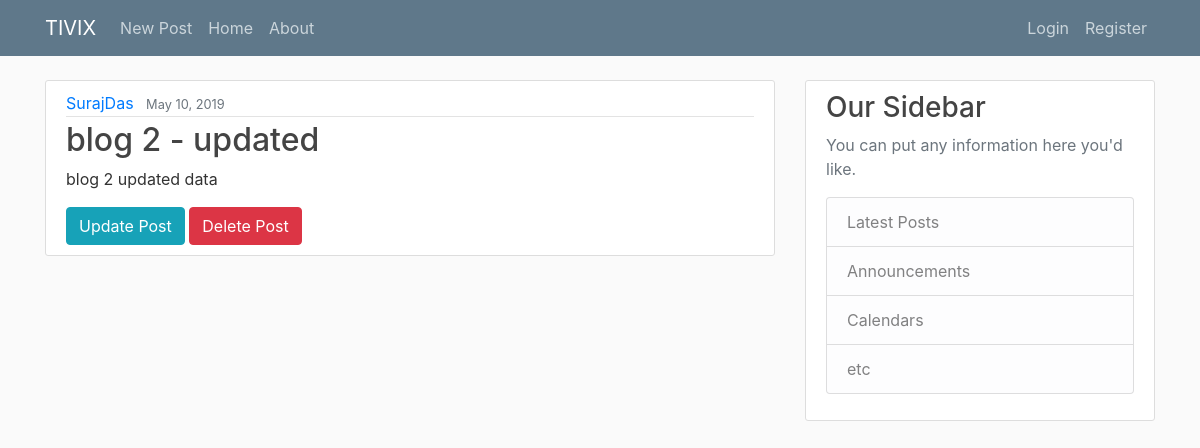
The app's page /post/14/ with its own data.
### blog/models.py (models this page shows, shortened)
class Post(models.Model):
    title = models.CharField(max_length=100)
    content = models.TextField()
    date_posted = models.DateTimeField(default=timezone.now)
    author = models.ForeignKey(User, on_delete=models.CASCADE)

### blog/views.py (the view)
# urls.py: path('post/<int:pk>/', PostDetailView.as_view(), name='post-detail'),
class PostDetailView(DetailView):
    model = Post

### blog/templates/blog/post_detail.html
{% extends "blog/base.html" %}
{% block content %}
    <article class="media content-section">
        <div class="media-body">
            <div class="article-metadata">
                <a class="mr-2" href="#">{{ object.author }}</a>
                <small class="text-muted">{{ object.date_posted|date:"F d, Y" }}</small>
            </div>
            <h2 class="article-title">{{ object.title }}</h2>
            <p class="article-content">{{ object.content }}</p>
            <div>
                <a class="btn btn-info" href="{% url 'post-update' object.id %}">Update Post</a>
                <a class="btn btn-danger" href="{% url 'post-delete' object.id %}">Delete Post</a>
            </div>
        </div>
    </article>
{% endblock content %}

### blog/static/blog/main.css (style rules this page uses)
body { background: #fafafa; color: #333333; margin-top: 5rem; }
h1, h2, h3, h4, h5, h6 { color: #444444; }
.content-section { background: #ffffff; padding: 10px 20px; border: 1px solid #dddddd; border-radius: 3px; margin-bottom: 20px; }
.article-title { color: #444444; }
.article-content { white-space: pre-line; }
.article-metadata { padding-bottom: 1px; margin-bottom: 4px; border-bottom: 1px solid #e3e3e3 }

### records on screen
Post: author "SurajDas", date_posted "May 10, 2019", title "blog 2 - updated", content "blog 2 updated data"
